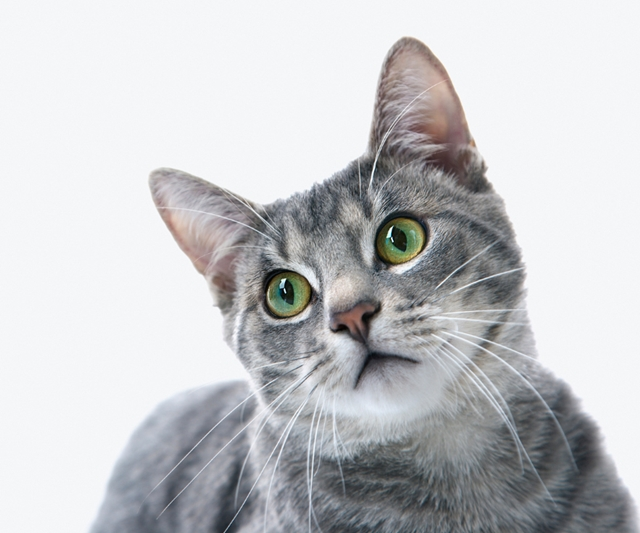
#> input picture OpenCV/code/chap09/image/1.jpg, 640 x 533 px, found by its file name
$ python 12.py
#> lines starting #> are read from the running program, lines starting #| are printed output that depends on the picture
#> `image = image[200:400, 200:400]`:
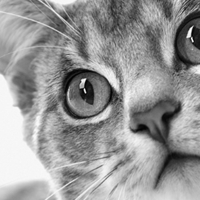
#> image: shape (200, 200); min 0, max 255, mean 151.7
import numpy as np, cv2, math

def zeropadding(img):
    h, w = img.shape[:2]
#> h = 200; w = 200
    m = 1 << int(np.ceil(np.log2(h)))
#> m = 256
    n = 1 << int(np.ceil(np.log2(w)))
#> n = 256
    dst = np.zeros((m ,n), img.dtype)
    dst[0:h, 0:w] = img[:]
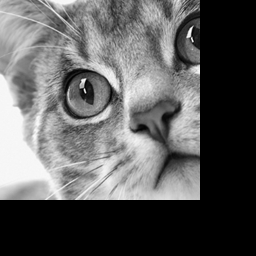
#> dst: shape (256, 256); min 0, max 255, mean 92.6
    return dst

def calc_spectrum(complex):
    if complex.ndim==2:
        dst = abs(complex)
    else:
        dst = cv2.magnitude(complex[:, :, 0], complex[:, :, 1])
    dst = cv2.log(dst + 1)
    cv2.normalize(dst, dst, 0, 255, cv2.NORM_MINMAX)
    return cv2.convertScaleAbs(dst)

def fftshift(img):
    dst = np.zeros(img.shape, img.dtype)
    h, w = dst.shape[:2]
    cy, cx = h//2, w//2
    dst[h-cy:, w-cx:] = np.copy(img[0:cy, 0:cx])
    dst[0:cy, 0:cx] = np.copy(img[h-cy:, w-cx:])
    dst[0:cy, w-cx:] = np.copy(img[h-cy:, 0:cx])
    dst[h-cy:, 0:cx] = np.copy(img[0:cy, w-cx:])
    return dst

def dft(g):
    N = len(g)
    dst = [sum(g[n] * math.exp(k*n/N) for n in range(N)) for k in range(N)]
    return np.array(dst)

def idft(g):
    N = len(g)
    dst = [sum(g[n] * math.exp(-k*n/N) for n in range(N)) for k in range(N)]
    return np.array(dst) / N

def butterfly(pair, L, N, dir):
#> called with L = 1, N = 2, dir = 1
    for k in range(L):
        Geven, Godd = pair[k], pair[k+L]
        pair[k]     = Geven + Godd * math.exp(dir * k /N)
        pair[k + L] = Geven - Godd * math.exp(dir * k /N)

def parring(g, N, dir, start=0, stride=1):
    if N==1: return [g[start]]
    L = N // 2
    sd = stride * 2
    part1 = parring(g, L, dir, start, sd)
    part2 = parring(g, L, dir, start + stride, sd)
    pair = part1 + part2
    butterfly(pair, L, N, dir)
    return pair

def fft(g):
    return parring(g, len(g), 1)

def ifft(g):
    fft = parring(g, len(g), -1)
    return [v / len(g) for v in fft]

def fft2(image):
    pad_img = zeropadding(image)
    tmp = [fft(row) for row in pad_img]
#> tmp = 256 items
    dst = [fft(row) for row in np.transpose(tmp)]
#> dst = 256 items
    return np.transpose(dst)
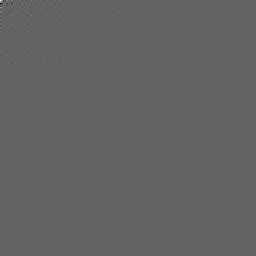
#> returned value: shape (256, 256) float64; min -3840292.8, max 6068074, mean 178; drawn with min black and max white

def ifft2(image):
    tmp = [ifft(row) for row in image]
#> tmp = 256 items
    dst = [ifft(row) for row in np.transpose(tmp)]
#> dst = 256 items
    return np.transpose(dst)

image = cv2.imread("c:/computervision/chap09/image/1.jpg", cv2.IMREAD_GRAYSCALE)
if image is None : raise Exception("이미지 읽기 오류")
image = image[200:400, 200:400]

dft = fft2(image)
idft = ifft2(dft).real

h, w = image.shape[:2]
#> h = 200; w = 200
dst = idft[:h, :w]
#> dst: shape (200, 200) float64

cv2.imshow('1', cv2.convertScaleAbs(idft))
cv2.imshow('2', cv2.convertScaleAbs(dst))
cv2.waitKey()

$ run again, with OpenCV/code/chap09/image/2.jpg copied over OpenCV/code/chap09/image/1.jpg
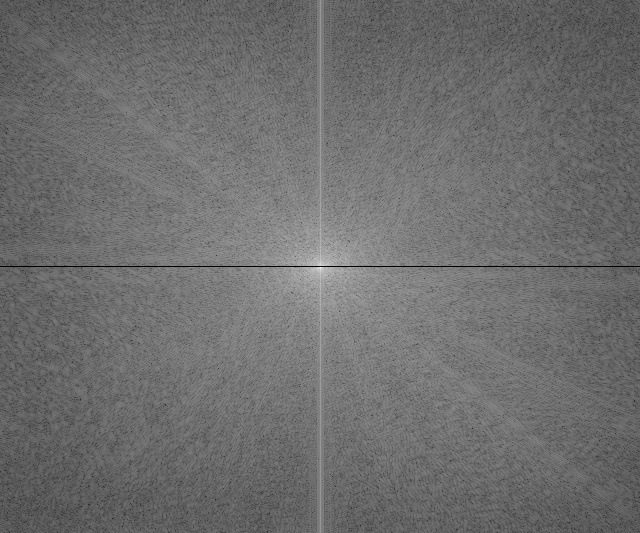
#> input picture OpenCV/code/chap09/image/2.jpg, 640 x 533 px, found by its file name
#> image is the input picture: shape (533, 640); min 0, max 255, mean 109.5
#> `image = image[200:400, 200:400]`:
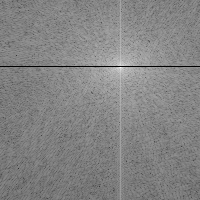
#> image: shape (200, 200); min 0, max 255, mean 132
#> in zeropadding, `dst[0:h, 0:w] = img[:]`:
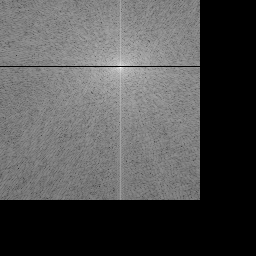
#> dst: shape (256, 256); min 0, max 255, mean 80.6
#> in fft2, `tmp = [fft(row) for row in pad_img]`: tmp = 256 items
